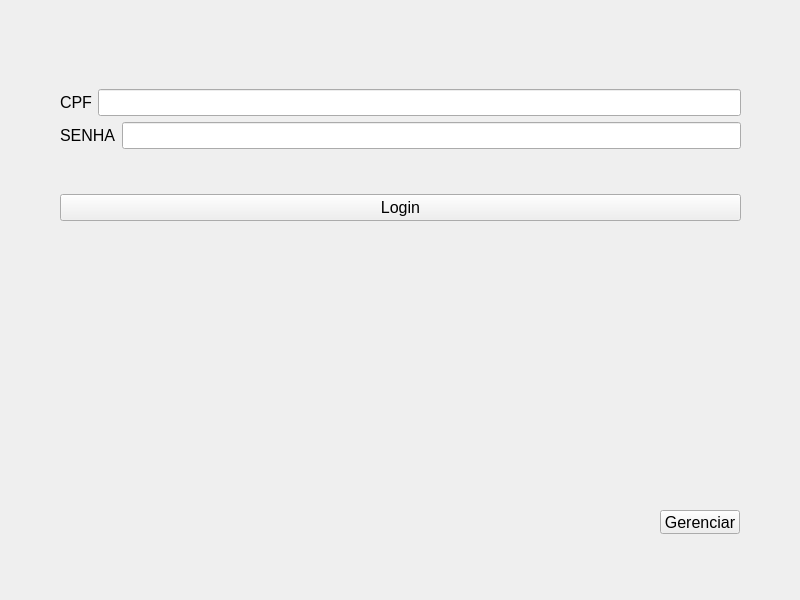
<?xml version="1.0" encoding="UTF-8"?>
<ui version="4.0">
 <class>JanelaLogin</class>
 <widget class="QMainWindow" name="JanelaLogin">
  <property name="geometry">
   <rect>
    <x>0</x>
    <y>0</y>
    <width>800</width>
    <height>600</height>
   </rect>
  </property>
  <property name="windowTitle">
   <string>JanelaLogin</string>
  </property>
  <widget class="QWidget" name="centralwidget">
   <widget class="QPushButton" name="Gerenciar">
    <property name="geometry">
     <rect>
      <x>660</x>
      <y>510</y>
      <width>80</width>
      <height>24</height>
     </rect>
    </property>
    <property name="font">
     <font>
      <pointsize>12</pointsize>
     </font>
    </property>
    <property name="text">
     <string>Gerenciar</string>
    </property>
   </widget>
   <widget class="QLabel" name="DBCheck">
    <property name="geometry">
     <rect>
      <x>70</x>
      <y>510</y>
      <width>49</width>
      <height>16</height>
     </rect>
    </property>
    <property name="text">
     <string/>
    </property>
   </widget>
   <widget class="QLabel" name="MsgLogin">
    <property name="geometry">
     <rect>
      <x>60</x>
      <y>270</y>
      <width>341</width>
      <height>21</height>
     </rect>
    </property>
    <property name="font">
     <font>
      <pointsize>12</pointsize>
     </font>
    </property>
    <property name="text">
     <string/>
    </property>
   </widget>
   <widget class="QWidget" name="layoutWidget">
    <property name="geometry">
     <rect>
      <x>60</x>
      <y>50</y>
      <width>681</width>
      <height>211</height>
     </rect>
    </property>
    <layout class="QVBoxLayout" name="verticalLayout_2">
     <item>
      <layout class="QVBoxLayout" name="verticalLayout">
       <item>
        <layout class="QHBoxLayout" name="horizontalLayout">
         <item>
          <widget class="QLabel" name="LabelCPF">
           <property name="font">
            <font>
             <pointsize>12</pointsize>
            </font>
           </property>
           <property name="text">
            <string>CPF</string>
           </property>
          </widget>
         </item>
         <item>
          <widget class="QLineEdit" name="LeCPF">
           <property name="font">
            <font>
             <pointsize>12</pointsize>
            </font>
           </property>
           <property name="maxLength">
            <number>11</number>
           </property>
          </widget>
         </item>
        </layout>
       </item>
       <item>
        <layout class="QHBoxLayout" name="horizontalLayout_2">
         <item>
          <widget class="QLabel" name="LbSenha">
           <property name="font">
            <font>
             <pointsize>12</pointsize>
            </font>
           </property>
           <property name="text">
            <string>SENHA</string>
           </property>
          </widget>
         </item>
         <item>
          <widget class="QLineEdit" name="LeSenha">
           <property name="font">
            <font>
             <pointsize>12</pointsize>
            </font>
           </property>
           <property name="maxLength">
            <number>10</number>
           </property>
           <property name="echoMode">
            <enum>QLineEdit::Password</enum>
           </property>
          </widget>
         </item>
        </layout>
       </item>
      </layout>
     </item>
     <item>
      <widget class="QPushButton" name="BtLogin">
       <property name="font">
        <font>
         <pointsize>12</pointsize>
        </font>
       </property>
       <property name="text">
        <string>Login</string>
       </property>
      </widget>
     </item>
    </layout>
   </widget>
  </widget>
 </widget>
 <resources/>
 <connections/>
</ui>
